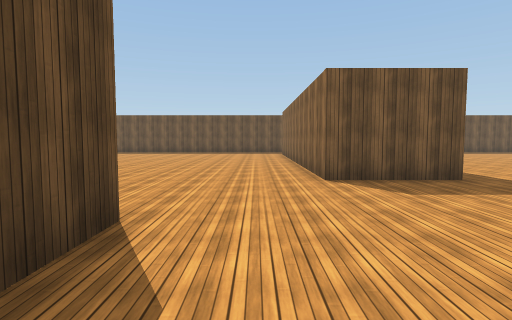
[1] (above)

16 first-person views from a walk through a 3-D level made in the Unity game engine. The camera is 1.5 m above the floor, tilts 4° down and sees 80° across. The floor is counted in squares, 2 m on a side. Each view is taken from the middle of a square. On the plan, view 1 faces up. The plan holds only what a view shows up to about 10 squares ahead; the rest is blank. The place goes on beyond the plan. Some surface patterns are stand-ins.

[2]
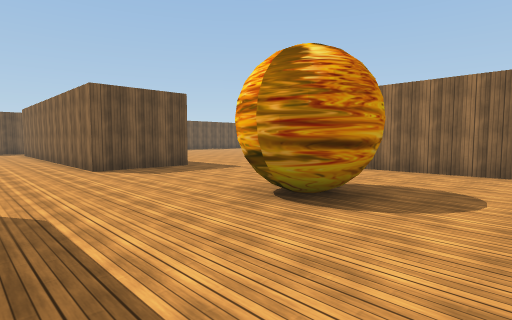

[3]
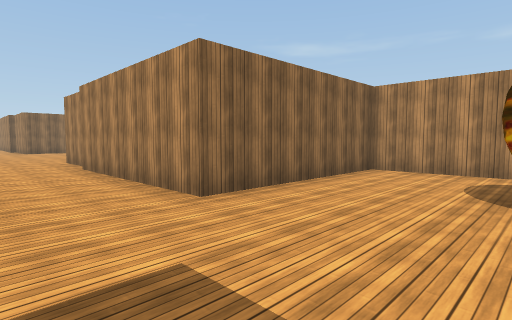

[4]
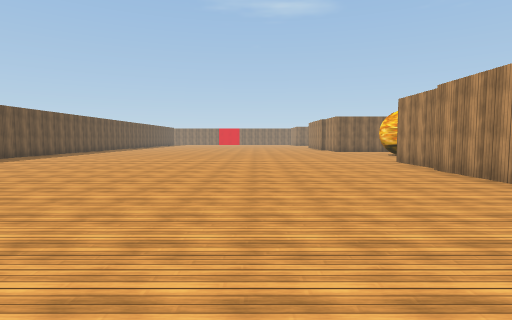

[5]
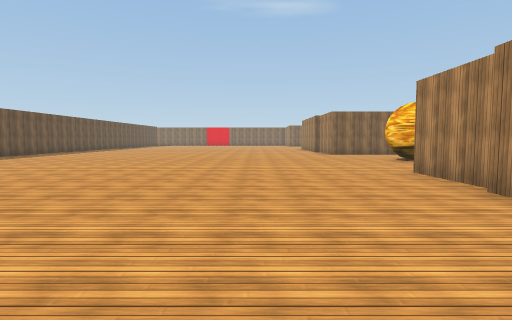

[6]
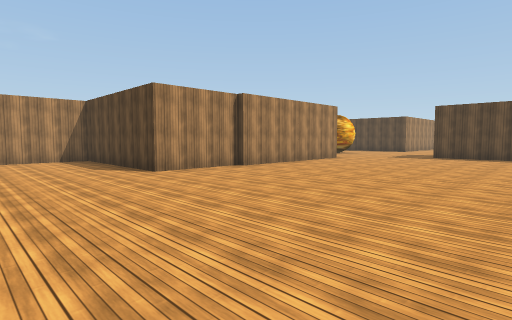

[7]
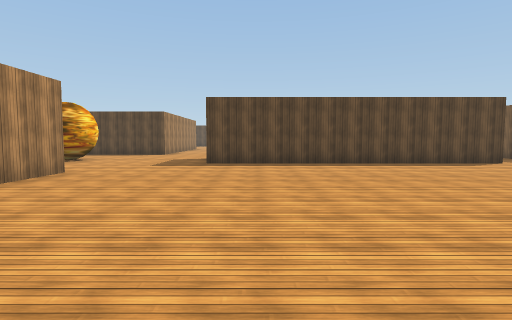

[8]
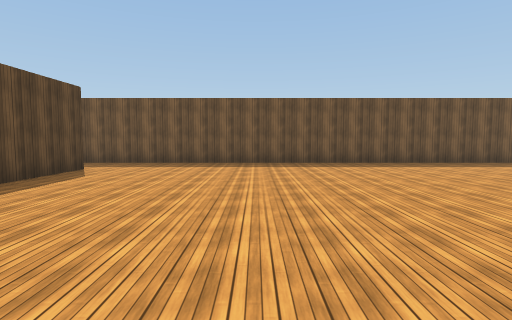

[9]
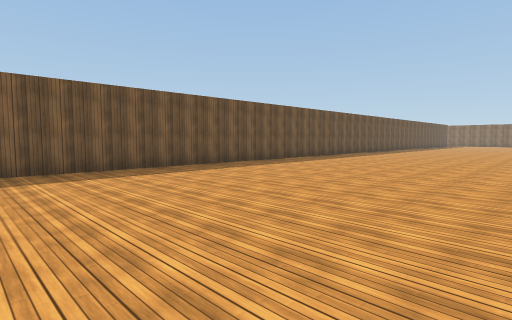

[10]
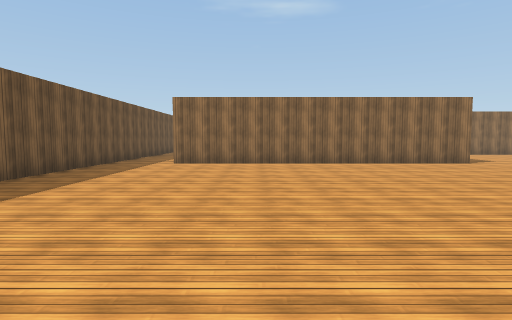

[11]
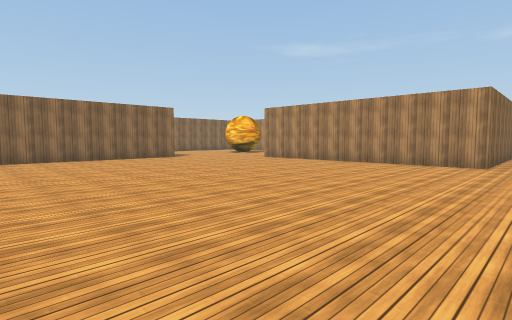

[12]
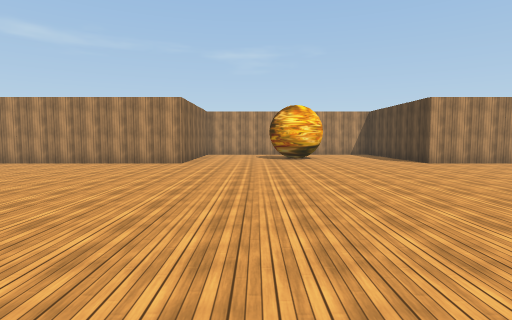

[13]
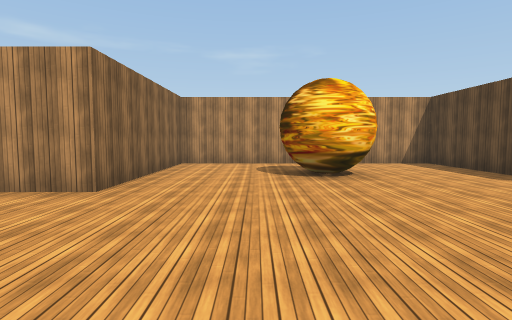

[14]
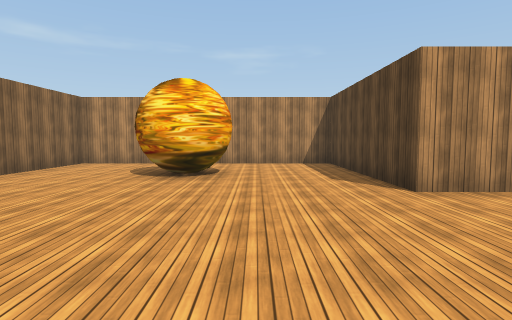

[15]
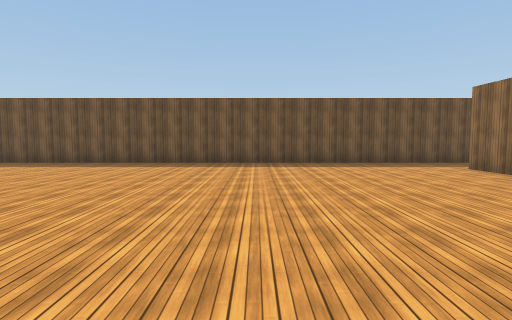

[16]
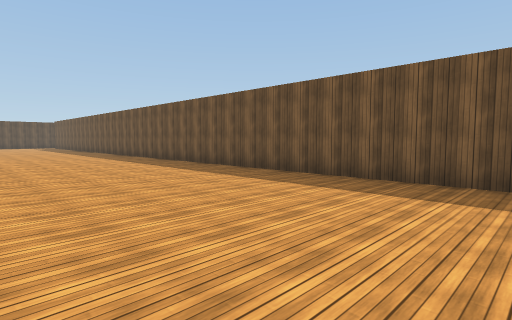

### Floor plan
Points are (right, up) in squares from view 1. A wall is a line through its corners. A room is listed if a view was taken in it or the views show most of it. See-through windows are left out.
Room 1 (views 1, 2, 3, 4, 5, 6, 7, 8, 9)
walls: (11.1, 2.5) (13.7, 2.5) (13.7, -2); (3.2, 1.2) (3.5, 0.7); (3.8, 14.6) (3.8, 5.5) (1.3, 5.5) (1.3, 6.5); (1.6, 0.7) (1.8, 1.1); (1.8, -0.1) (1.5, 0.4) (1.6, 0.9); (14, -2.3) (16.1, -2.3); (3.6, -2.3) (6.2, -2.3) (6.2, 2.7) (11.2, 2.7); (-1.2, 2.8) (-1.2, 1.4); (16, 16.5) (1.6, 16.5)
ways out: opening at (-0.2, 4.5) to room 2; opening at (2.5, 15.5) to room 2
Room 2 (views 10, 11, 12, 13, 14, 15, 16)
walls: (-12.9, 1.4) (-12.4, 1.5); (-13.5, 0.4) (-13.4, 0.9) (-12.8, 1.5) (-12.1, 1.4); (-18.9, 2.7) (-16.3, 2.7) (-16.3, -2.3) (-8.8, -2.3) (-8.8, 2.7) (-3.1, 2.7); (1.3, 6.5) (1.3, 14.5); (1.6, 16.5) (-16.8, 16.5)
ways out: opening at (-0.2, 4.5) to room 1; opening at (2.5, 15.5) to room 1

Positions as (right, up) in squares from view 1, and headings:
1: (0, 0), facing up
2: (-1, -2), facing up-right
3: (3, 5), facing down-right
4: (4, 7), facing right
5: (7, 6), facing right
6: (17, 9), facing down-left
7: (13, 7), facing left
8: (8, 7), facing up
9: (7, 9), facing up-right
10: (-8, 12), facing right
11: (-10, 12), facing down-right
12: (-11, 12), facing down
13: (-11, 7), facing down
14: (-14, 7), facing down
15: (-4, 7), facing up
16: (-8, 11), facing up-left
